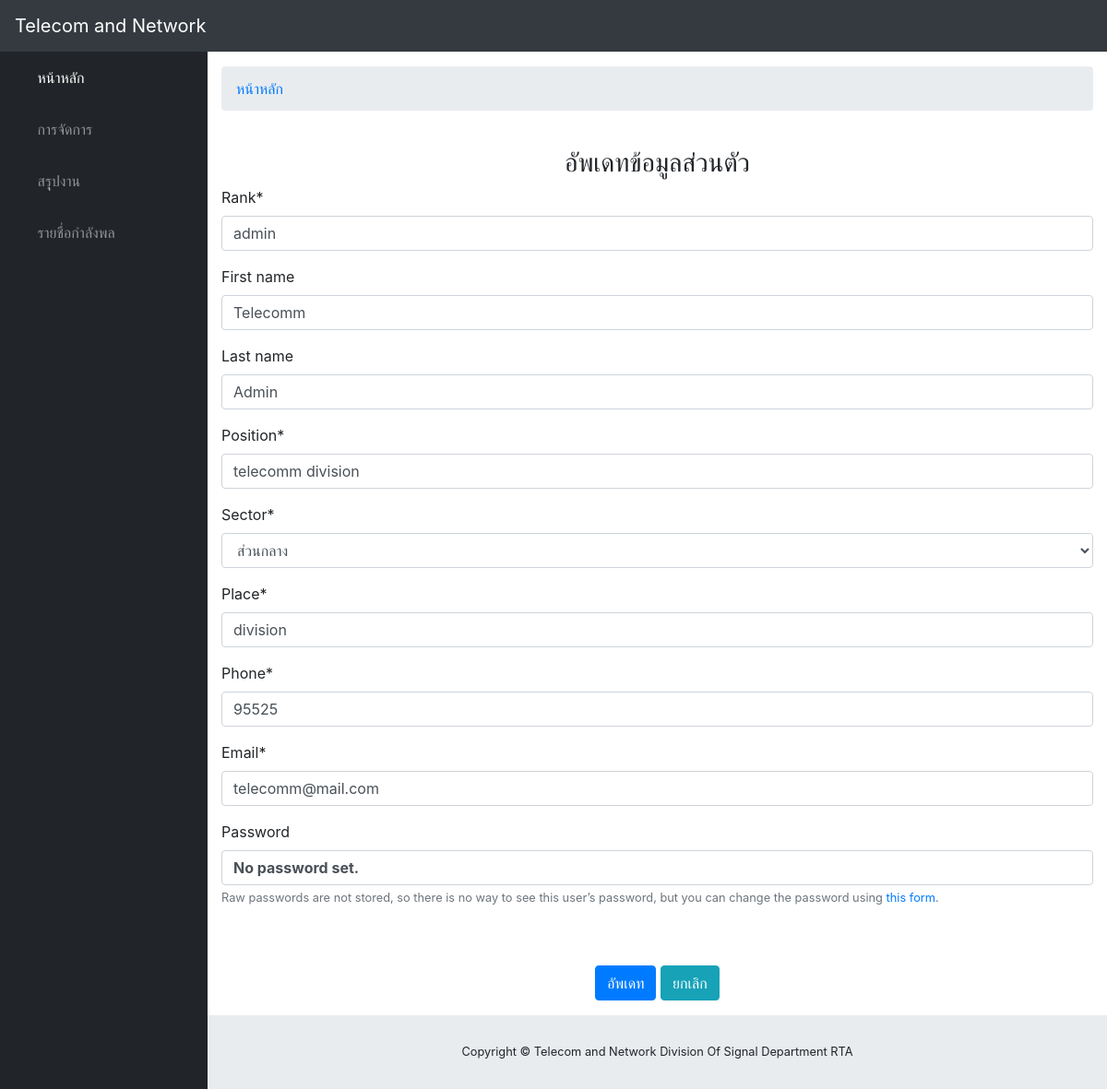
Screenshot of /accounts/edit/ (signed in) with the database file from the repository.
### accounts/models.py (models this page shows)
class Employee(AbstractUser):
	rank = models.CharField(max_length=20)
	position = models.CharField(max_length=200)
	sector = models.CharField(max_length=100, choices=[
		('ส่วนกลาง', 'ส่วนกลาง'),
		('ทภ.1', 'ทภ.1'),
		('ทภ.2', 'ทภ.2'),
		('ทภ.3', 'ทภ.3'),
		('ทภ.4', 'ทภ.4'),
		('อื่นๆ', 'อื่นๆ')
	])
	place = models.CharField(max_length=200)
	phone = models.CharField(max_length=10)
	email = models.EmailField()

### accounts/views.py (the view)
# urls.py: path('edit/', EmployeeEditView.as_view(), name='edit'),
class EmployeeEditView(generic.UpdateView):
	form_class = EmployeeChangeForm
	template_name = 'registration/edit.html'
	success_url = reverse_lazy('home')
	def get_object(self):
	    return self.request.user

### accounts/forms.py
class EmployeeChangeForm(UserChangeForm):
	class Meta:
		model = Employee
		fields = ('rank', 'first_name', 'last_name', 'position', 'sector', 'place', 'phone', 'email')

### accounts/templates/registration/edit.html (shortened to what this page needs)
{% extends "base.html" %}
{% load crispy_forms_tags %}
{% block links %}
  <link href="/static/css/sb-admin.css" rel="stylesheet">
{% endblock %}
{% block body %}
<body id="page-top">
    <nav class="navbar navbar-expand navbar-dark bg-dark static-top">
        <a class="navbar-brand mr-1" href="{% url 'home' %}">Telecom and Network</a>
        <button class="btn btn-link btn-sm text-white order-1 order-sm-0" id="sidebarToggle" href="#">
        <i class="fas fa-bars"></i>
        </button>
    </nav>
    <div id="wrapper">
        <ul class="sidebar navbar-nav">
            <li class="nav-item active">
                <a class="nav-link" href="{% url 'home' %}">
                <i class="fas fa-fw fa-tachometer-alt"></i>
                <span>หน้าหลัก</span>
                </a>
            </li>
            {% if user.is_authenticated %}
            <li class="nav-item dropdown">
                <a class="nav-link dropdown-toggle" href="#" id="pagesDropdown" role="button" data-toggle="dropdown" aria-haspopup="true" aria-expanded="false">
                    <i class="fas fa-fw fa-folder"></i>
                    <span>การจัดการ</span>
                </a>
            </li>
            <li class="nav-item">
                <a class="nav-link" href="#">
                <i class="fas fa-fw fa-chart-area"></i>
                <span>สรุุปงาน</span></a>
            </li>
            {% endif %}
            <li class="nav-item">
                <a class="nav-link" href="#">
                    <i class="fas fa-fw fa-table"></i>
                    <span>รายชื่อกำลังพล</span>
                </a>
            </li>
        </ul>
        <div id="content-wrapper">
        <div class="container-fluid">
            <ol class="breadcrumb">
                <li class="breadcrumb-item">
                    <a href="{% url 'home' %}">หน้าหลัก</a>
                </li>
            </ol>
            <br/>
            <h3 class="text text-center">อัพเดทข้อมูลส่วนตัว</h3>
            <div class="form-group">
                <form method="POST">
                    {{ form|crispy }}
                    <br/><br/>
                    <center>
                    <button class="btn btn-primary">อัพเดท</button>
                    <a href="{% url 'home' %}" class="btn btn-info">ยกเลิก</a>
                    </center>
                </form>
            </div>
        </div>
        </div>
    </div>
</body>
{% endblock %}

### rows the page displays
Employee: rank "admin", first_name "Telecomm", last_name "Admin", position "telecomm division", sector "ส่วนกลาง", place "division", phone "95525", email "telecomm@mail.com"
